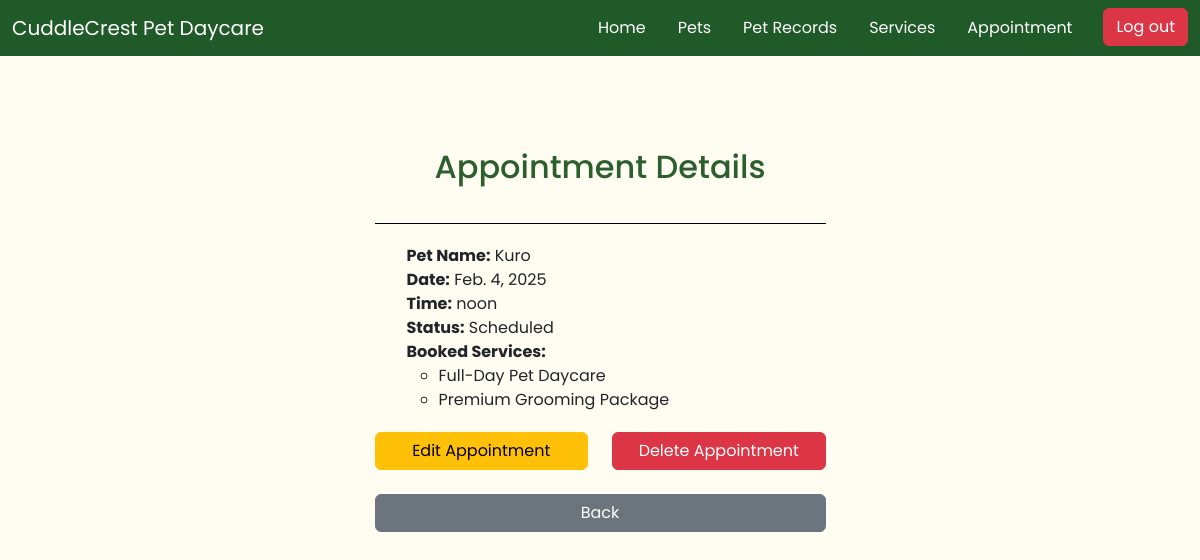
/appointments/24/ (signed in), run on an earlier commit of the app's database.
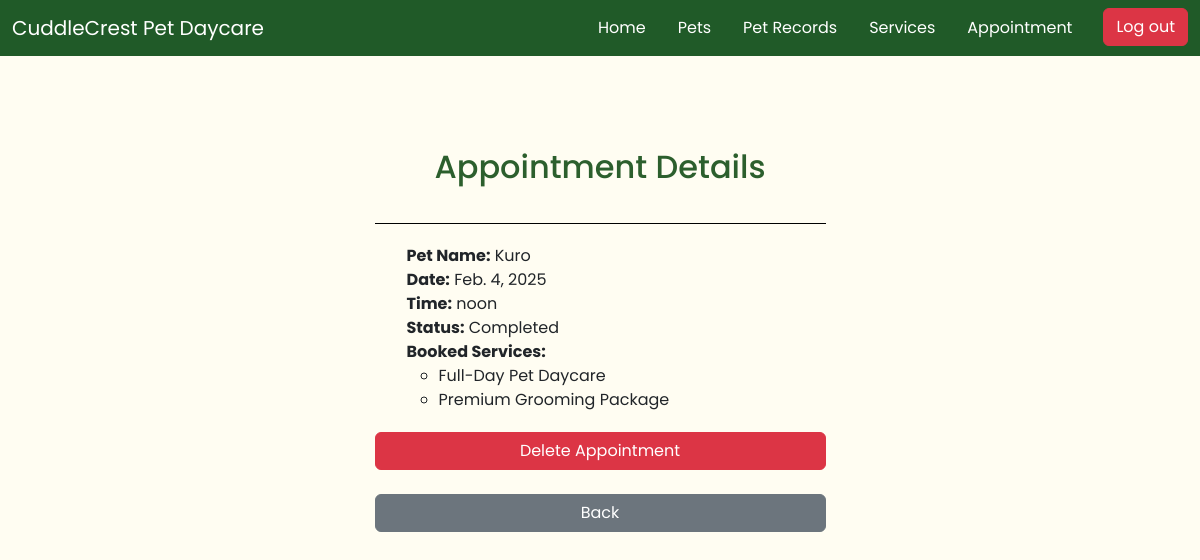
And on a later commit of the database.
### app/models.py (models this page shows, shortened)
class Appointment(models.Model):
    user = models.ForeignKey(settings.AUTH_USER_MODEL, on_delete=models.CASCADE)
    pet = models.ForeignKey(PetProfile, on_delete=models.CASCADE)
    date = models.DateField(null=True, blank=True)
    time = models.TimeField(null=True, blank=True)
    status = models.CharField(max_length=20, choices=[
        ('Scheduled', 'Scheduled'),
        ('Completed', 'Completed')
    ])
    services = models.ManyToManyField(Services)

class PetProfile(models.Model):
    pet_name = models.CharField(max_length=50)
    breed = models.CharField(max_length=50)
    weight = models.DecimalField(max_digits=5, decimal_places=2)
    sex = models.CharField(max_length=1, choices=[
        ('M', 'Male'),
        ('F', 'Female'),
        ('O', 'Other'),
    ])
    owner = models.ForeignKey(settings.AUTH_USER_MODEL, on_delete=models.CASCADE)
    VACCINATION_STATUS_CHOICES = [
        ('vaccinated', 'Vaccinated'),
        ('not_vaccinated', 'Not Vaccinated'),
    ]
    vaccination_status = models.CharField(
        max_length=20,
        choices=VACCINATION_STATUS_CHOICES,
        default='not_vaccinated'
    )
    pet_image = models.ImageField(upload_to='media/', null=True, blank=True)

### app/views.py (the view)
# urls.py: path('appointments/<int:pk>/', AppointmentDetailView.as_view(), name='appointment_detail'),
class AppointmentDetailView(LoginRequiredMixin, DetailView):
    model = Appointment
    template_name = 'appointments/appointment_detail.html'
    context_object_name = 'appointment'

### app/templates/appointments/appointment_detail.html
{% extends 'app/base.html' %}
{% block content %}
<div class="container-fluid" id="page-container-headers">
    <div class="container">
        <br>
        <br>
        <h2 id="title-header">Appointment Details</h2>
        <br>
        <ul id="details">
            <li><strong>Pet Name:</strong> {{ appointment.pet.pet_name }}</li>
            <li><strong>Date:</strong> {{ appointment.date }}</li>
            <li><strong>Time:</strong> {{ appointment.time }}</li>
            <li><strong>Status:</strong> {{ appointment.status }}</li>
            <li><strong>Booked Services:</strong></li>
                <ul>
                {% for service in appointment.services.all %}
                    <li>{{ service.service_name }}</li>
                {% endfor %}
                </ul>
        </ul>
        <div class="row">
        {% if appointment.status == "Scheduled" %}
            <div class="col">
                <a href="{% url 'appointment_update' appointment.pk %}" class="btn btn-warning" id="action-button">Edit Appointment</a>
            </div>
        {% endif %}
            <div class="col">
                <a href="{% url 'appointment_delete' appointment.pk %}" class="btn btn-danger" id="action-button">Delete Appointment</a>
            </div>
        </div>
        <br>
        <a href="{% url 'appointment_list' %}" class="btn btn-secondary" id="back-button">Back</a>
    </div>
</div>
{% endblock content %}

What changed in the data, as far as the page shows it:
changed Appointment "noon": status "Scheduled" → "Completed"
Also different on the page:
text no longer shown: "Edit Appointment"
